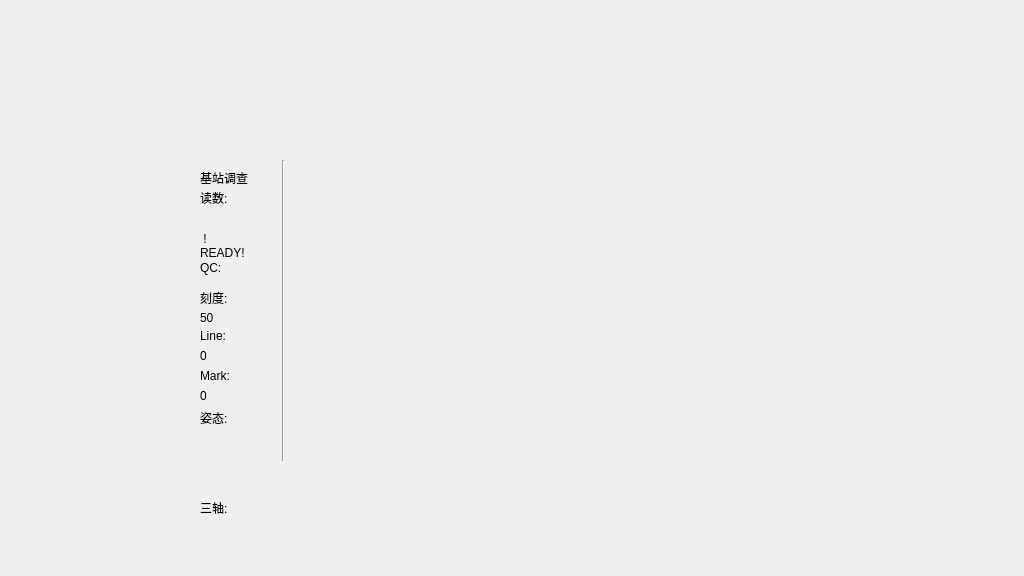
<?xml version="1.0" encoding="UTF-8"?>
<ui version="4.0">
 <class>BaseMode</class>
 <widget class="QMainWindow" name="BaseMode">
  <property name="geometry">
   <rect>
    <x>0</x>
    <y>0</y>
    <width>1024</width>
    <height>576</height>
   </rect>
  </property>
  <property name="windowTitle">
   <string>MainWindow</string>
  </property>
  <widget class="QWidget" name="centralwidget">
   <widget class="QLabel" name="qcDataLabel">
    <property name="geometry">
     <rect>
      <x>200</x>
      <y>270</y>
      <width>61</width>
      <height>16</height>
     </rect>
    </property>
    <property name="text">
     <string/>
    </property>
   </widget>
   <widget class="QLabel" name="fieldLabel">
    <property name="geometry">
     <rect>
      <x>200</x>
      <y>190</y>
      <width>71</width>
      <height>16</height>
     </rect>
    </property>
    <property name="styleSheet">
     <string notr="true"/>
    </property>
    <property name="text">
     <string>读数:</string>
    </property>
   </widget>
   <widget class="QLabel" name="scaleDataLabel">
    <property name="geometry">
     <rect>
      <x>200</x>
      <y>310</y>
      <width>61</width>
      <height>16</height>
     </rect>
    </property>
    <property name="text">
     <string>50</string>
    </property>
   </widget>
   <widget class="QLabel" name="qcLabel">
    <property name="geometry">
     <rect>
      <x>200</x>
      <y>260</y>
      <width>61</width>
      <height>16</height>
     </rect>
    </property>
    <property name="styleSheet">
     <string notr="true"/>
    </property>
    <property name="text">
     <string>QC:</string>
    </property>
   </widget>
   <widget class="QLabel" name="modeLabel">
    <property name="geometry">
     <rect>
      <x>200</x>
      <y>170</y>
      <width>101</width>
      <height>16</height>
     </rect>
    </property>
    <property name="styleSheet">
     <string notr="true"/>
    </property>
    <property name="text">
     <string>基站调查</string>
    </property>
    <property name="wordWrap">
     <bool>true</bool>
    </property>
   </widget>
   <widget class="QLabel" name="scaleLabel">
    <property name="geometry">
     <rect>
      <x>200</x>
      <y>290</y>
      <width>61</width>
      <height>16</height>
     </rect>
    </property>
    <property name="styleSheet">
     <string notr="true"/>
    </property>
    <property name="text">
     <string>刻度:</string>
    </property>
   </widget>
   <widget class="QLabel" name="fieldDataLabel">
    <property name="geometry">
     <rect>
      <x>200</x>
      <y>210</y>
      <width>81</width>
      <height>16</height>
     </rect>
    </property>
    <property name="text">
     <string/>
    </property>
   </widget>
   <widget class="Line" name="line">
    <property name="geometry">
     <rect>
      <x>273</x>
      <y>160</y>
      <width>20</width>
      <height>301</height>
     </rect>
    </property>
    <property name="autoFillBackground">
     <bool>false</bool>
    </property>
    <property name="orientation">
     <enum>Qt::Vertical</enum>
    </property>
   </widget>
   <widget class="QLabel" name="statusLabel">
    <property name="geometry">
     <rect>
      <x>200</x>
      <y>230</y>
      <width>51</width>
      <height>31</height>
     </rect>
    </property>
    <property name="styleSheet">
     <string notr="true"/>
    </property>
    <property name="text">
     <string> !READY! </string>
    </property>
    <property name="wordWrap">
     <bool>true</bool>
    </property>
   </widget>
   <widget class="QLabel" name="lineLabel">
    <property name="geometry">
     <rect>
      <x>200</x>
      <y>330</y>
      <width>54</width>
      <height>12</height>
     </rect>
    </property>
    <property name="text">
     <string>Line:</string>
    </property>
   </widget>
   <widget class="QLabel" name="lineDataLabel">
    <property name="geometry">
     <rect>
      <x>200</x>
      <y>350</y>
      <width>54</width>
      <height>12</height>
     </rect>
    </property>
    <property name="text">
     <string>0</string>
    </property>
   </widget>
   <widget class="QLabel" name="markLabel">
    <property name="geometry">
     <rect>
      <x>200</x>
      <y>370</y>
      <width>54</width>
      <height>12</height>
     </rect>
    </property>
    <property name="text">
     <string>Mark:</string>
    </property>
   </widget>
   <widget class="QLabel" name="markDataLabel">
    <property name="geometry">
     <rect>
      <x>200</x>
      <y>390</y>
      <width>54</width>
      <height>12</height>
     </rect>
    </property>
    <property name="text">
     <string>0</string>
    </property>
   </widget>
   <widget class="QLabel" name="poseLabel">
    <property name="geometry">
     <rect>
      <x>200</x>
      <y>410</y>
      <width>61</width>
      <height>16</height>
     </rect>
    </property>
    <property name="styleSheet">
     <string notr="true"/>
    </property>
    <property name="text">
     <string>姿态:</string>
    </property>
   </widget>
   <widget class="QLabel" name="poseXLabel">
    <property name="geometry">
     <rect>
      <x>200</x>
      <y>430</y>
      <width>61</width>
      <height>16</height>
     </rect>
    </property>
    <property name="styleSheet">
     <string notr="true"/>
    </property>
    <property name="text">
     <string/>
    </property>
   </widget>
   <widget class="QLabel" name="poseYLabel">
    <property name="geometry">
     <rect>
      <x>200</x>
      <y>450</y>
      <width>61</width>
      <height>16</height>
     </rect>
    </property>
    <property name="styleSheet">
     <string notr="true"/>
    </property>
    <property name="text">
     <string/>
    </property>
   </widget>
   <widget class="QLabel" name="poseZLabel">
    <property name="geometry">
     <rect>
      <x>200</x>
      <y>470</y>
      <width>61</width>
      <height>16</height>
     </rect>
    </property>
    <property name="styleSheet">
     <string notr="true"/>
    </property>
    <property name="text">
     <string/>
    </property>
   </widget>
   <widget class="QLabel" name="fluxXLabel">
    <property name="geometry">
     <rect>
      <x>200</x>
      <y>520</y>
      <width>61</width>
      <height>16</height>
     </rect>
    </property>
    <property name="styleSheet">
     <string notr="true"/>
    </property>
    <property name="text">
     <string/>
    </property>
   </widget>
   <widget class="QLabel" name="fluxYLabel">
    <property name="geometry">
     <rect>
      <x>200</x>
      <y>540</y>
      <width>61</width>
      <height>16</height>
     </rect>
    </property>
    <property name="styleSheet">
     <string notr="true"/>
    </property>
    <property name="text">
     <string/>
    </property>
   </widget>
   <widget class="QLabel" name="fluxLabel">
    <property name="geometry">
     <rect>
      <x>200</x>
      <y>500</y>
      <width>61</width>
      <height>16</height>
     </rect>
    </property>
    <property name="styleSheet">
     <string notr="true"/>
    </property>
    <property name="text">
     <string>三轴:</string>
    </property>
   </widget>
   <widget class="QLabel" name="fluxZLabel">
    <property name="geometry">
     <rect>
      <x>200</x>
      <y>560</y>
      <width>61</width>
      <height>16</height>
     </rect>
    </property>
    <property name="styleSheet">
     <string notr="true"/>
    </property>
    <property name="text">
     <string/>
    </property>
   </widget>
  </widget>
 </widget>
 <resources/>
 <connections/>
</ui>
